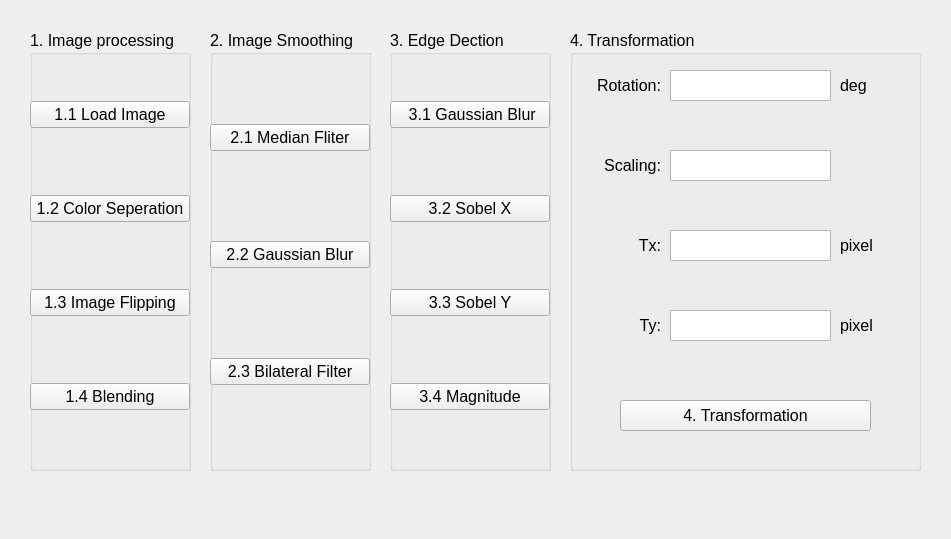
<?xml version="1.0" encoding="UTF-8"?>
<ui version="4.0">
 <class>Form</class>
 <widget class="QWidget" name="Form">
  <property name="geometry">
   <rect>
    <x>0</x>
    <y>0</y>
    <width>951</width>
    <height>539</height>
   </rect>
  </property>
  <property name="windowTitle">
   <string>HW1_F74076019</string>
  </property>
  <widget class="QGroupBox" name="groupBox_ImgProc">
   <property name="geometry">
    <rect>
     <x>30</x>
     <y>30</y>
     <width>161</width>
     <height>441</height>
    </rect>
   </property>
   <property name="font">
    <font>
     <family>Arial</family>
     <pointsize>12</pointsize>
    </font>
   </property>
   <property name="title">
    <string>1. Image processing</string>
   </property>
   <property name="flat">
    <bool>false</bool>
   </property>
   <property name="checkable">
    <bool>false</bool>
   </property>
   <widget class="QWidget" name="verticalLayoutWidget">
    <property name="geometry">
     <rect>
      <x>0</x>
      <y>10</y>
      <width>160</width>
      <height>431</height>
     </rect>
    </property>
    <layout class="QVBoxLayout" name="verticalLayout">
     <item>
      <widget class="QPushButton" name="pushButton_LoadImg">
       <property name="text">
        <string>1.1 Load Image</string>
       </property>
      </widget>
     </item>
     <item>
      <widget class="QPushButton" name="pushButton_ColSep">
       <property name="text">
        <string>1.2 Color Seperation</string>
       </property>
      </widget>
     </item>
     <item>
      <widget class="QPushButton" name="pushButton_ImgFlip">
       <property name="text">
        <string>1.3 Image Flipping</string>
       </property>
      </widget>
     </item>
     <item>
      <widget class="QPushButton" name="pushButton_Blend">
       <property name="text">
        <string>1.4 Blending</string>
       </property>
      </widget>
     </item>
    </layout>
   </widget>
  </widget>
  <widget class="QGroupBox" name="groupBox_EdgDec">
   <property name="geometry">
    <rect>
     <x>390</x>
     <y>30</y>
     <width>161</width>
     <height>441</height>
    </rect>
   </property>
   <property name="font">
    <font>
     <family>Arial</family>
     <pointsize>12</pointsize>
    </font>
   </property>
   <property name="title">
    <string>3. Edge Dection</string>
   </property>
   <property name="flat">
    <bool>false</bool>
   </property>
   <property name="checkable">
    <bool>false</bool>
   </property>
   <widget class="QWidget" name="verticalLayoutWidget_3">
    <property name="geometry">
     <rect>
      <x>0</x>
      <y>10</y>
      <width>160</width>
      <height>431</height>
     </rect>
    </property>
    <layout class="QVBoxLayout" name="verticalLayout_3">
     <item>
      <widget class="QPushButton" name="pushButton_EdgGauBlur">
       <property name="text">
        <string> 3.1 Gaussian Blur</string>
       </property>
      </widget>
     </item>
     <item>
      <widget class="QPushButton" name="pushButton_SobX">
       <property name="text">
        <string>3.2 Sobel X</string>
       </property>
      </widget>
     </item>
     <item>
      <widget class="QPushButton" name="pushButton_SobY">
       <property name="text">
        <string>3.3 Sobel Y</string>
       </property>
      </widget>
     </item>
     <item>
      <widget class="QPushButton" name="pushButton_Mag">
       <property name="text">
        <string>3.4 Magnitude</string>
       </property>
      </widget>
     </item>
    </layout>
   </widget>
  </widget>
  <widget class="QGroupBox" name="groupBox_ImgSmo">
   <property name="geometry">
    <rect>
     <x>210</x>
     <y>30</y>
     <width>161</width>
     <height>441</height>
    </rect>
   </property>
   <property name="font">
    <font>
     <family>Arial</family>
     <pointsize>12</pointsize>
    </font>
   </property>
   <property name="title">
    <string>2. Image Smoothing</string>
   </property>
   <property name="flat">
    <bool>false</bool>
   </property>
   <property name="checkable">
    <bool>false</bool>
   </property>
   <widget class="QWidget" name="verticalLayoutWidget_2">
    <property name="geometry">
     <rect>
      <x>0</x>
      <y>10</y>
      <width>160</width>
      <height>431</height>
     </rect>
    </property>
    <layout class="QVBoxLayout" name="verticalLayout_2">
     <item>
      <widget class="QPushButton" name="pushButton_MedFlit">
       <property name="text">
        <string>2.1 Median Fliter</string>
       </property>
      </widget>
     </item>
     <item>
      <widget class="QPushButton" name="pushButton_GauBlur">
       <property name="text">
        <string>2.2 Gaussian Blur</string>
       </property>
      </widget>
     </item>
     <item>
      <widget class="QPushButton" name="pushButton_BilaFilt">
       <property name="text">
        <string>2.3 Bilateral Filter</string>
       </property>
      </widget>
     </item>
    </layout>
   </widget>
  </widget>
  <widget class="QGroupBox" name="groupBoxTran">
   <property name="geometry">
    <rect>
     <x>570</x>
     <y>30</y>
     <width>351</width>
     <height>441</height>
    </rect>
   </property>
   <property name="font">
    <font>
     <family>Arial</family>
     <pointsize>12</pointsize>
    </font>
   </property>
   <property name="title">
    <string>4. Transformation</string>
   </property>
   <property name="flat">
    <bool>false</bool>
   </property>
   <property name="checkable">
    <bool>false</bool>
   </property>
   <widget class="QPushButton" name="pushButton_Tran">
    <property name="geometry">
     <rect>
      <x>50</x>
      <y>370</y>
      <width>251</width>
      <height>31</height>
     </rect>
    </property>
    <property name="text">
     <string>4. Transformation</string>
    </property>
   </widget>
   <widget class="QLabel" name="label">
    <property name="geometry">
     <rect>
      <x>20</x>
      <y>40</y>
      <width>71</width>
      <height>31</height>
     </rect>
    </property>
    <property name="text">
     <string>Rotation:</string>
    </property>
    <property name="alignment">
     <set>Qt::AlignRight|Qt::AlignTrailing|Qt::AlignVCenter</set>
    </property>
   </widget>
   <widget class="QPlainTextEdit" name="plainTextEdit_Rot">
    <property name="geometry">
     <rect>
      <x>100</x>
      <y>40</y>
      <width>161</width>
      <height>31</height>
     </rect>
    </property>
    <property name="plainText">
     <string/>
    </property>
   </widget>
   <widget class="QPlainTextEdit" name="plainTextEdit_Scal">
    <property name="geometry">
     <rect>
      <x>100</x>
      <y>120</y>
      <width>161</width>
      <height>31</height>
     </rect>
    </property>
   </widget>
   <widget class="QPlainTextEdit" name="plainTextEdit_Tx">
    <property name="geometry">
     <rect>
      <x>100</x>
      <y>200</y>
      <width>161</width>
      <height>31</height>
     </rect>
    </property>
   </widget>
   <widget class="QPlainTextEdit" name="plainTextEdit_Ty">
    <property name="geometry">
     <rect>
      <x>100</x>
      <y>280</y>
      <width>161</width>
      <height>31</height>
     </rect>
    </property>
   </widget>
   <widget class="QLabel" name="label_2">
    <property name="geometry">
     <rect>
      <x>20</x>
      <y>120</y>
      <width>71</width>
      <height>31</height>
     </rect>
    </property>
    <property name="text">
     <string>Scaling:</string>
    </property>
    <property name="alignment">
     <set>Qt::AlignRight|Qt::AlignTrailing|Qt::AlignVCenter</set>
    </property>
   </widget>
   <widget class="QLabel" name="label_8">
    <property name="geometry">
     <rect>
      <x>20</x>
      <y>200</y>
      <width>71</width>
      <height>31</height>
     </rect>
    </property>
    <property name="text">
     <string>Tx:</string>
    </property>
    <property name="alignment">
     <set>Qt::AlignRight|Qt::AlignTrailing|Qt::AlignVCenter</set>
    </property>
   </widget>
   <widget class="QLabel" name="label_9">
    <property name="geometry">
     <rect>
      <x>20</x>
      <y>280</y>
      <width>71</width>
      <height>31</height>
     </rect>
    </property>
    <property name="text">
     <string>Ty:</string>
    </property>
    <property name="alignment">
     <set>Qt::AlignRight|Qt::AlignTrailing|Qt::AlignVCenter</set>
    </property>
   </widget>
   <widget class="QLabel" name="label_3">
    <property name="geometry">
     <rect>
      <x>270</x>
      <y>40</y>
      <width>71</width>
      <height>31</height>
     </rect>
    </property>
    <property name="text">
     <string>deg</string>
    </property>
    <property name="alignment">
     <set>Qt::AlignLeading|Qt::AlignLeft|Qt::AlignVCenter</set>
    </property>
   </widget>
   <widget class="QLabel" name="label_4">
    <property name="geometry">
     <rect>
      <x>270</x>
      <y>200</y>
      <width>71</width>
      <height>31</height>
     </rect>
    </property>
    <property name="text">
     <string>pixel</string>
    </property>
    <property name="alignment">
     <set>Qt::AlignLeading|Qt::AlignLeft|Qt::AlignVCenter</set>
    </property>
   </widget>
   <widget class="QLabel" name="label_5">
    <property name="geometry">
     <rect>
      <x>270</x>
      <y>280</y>
      <width>71</width>
      <height>31</height>
     </rect>
    </property>
    <property name="text">
     <string>pixel</string>
    </property>
    <property name="alignment">
     <set>Qt::AlignLeading|Qt::AlignLeft|Qt::AlignVCenter</set>
    </property>
   </widget>
  </widget>
 </widget>
 <resources/>
 <connections/>
</ui>
